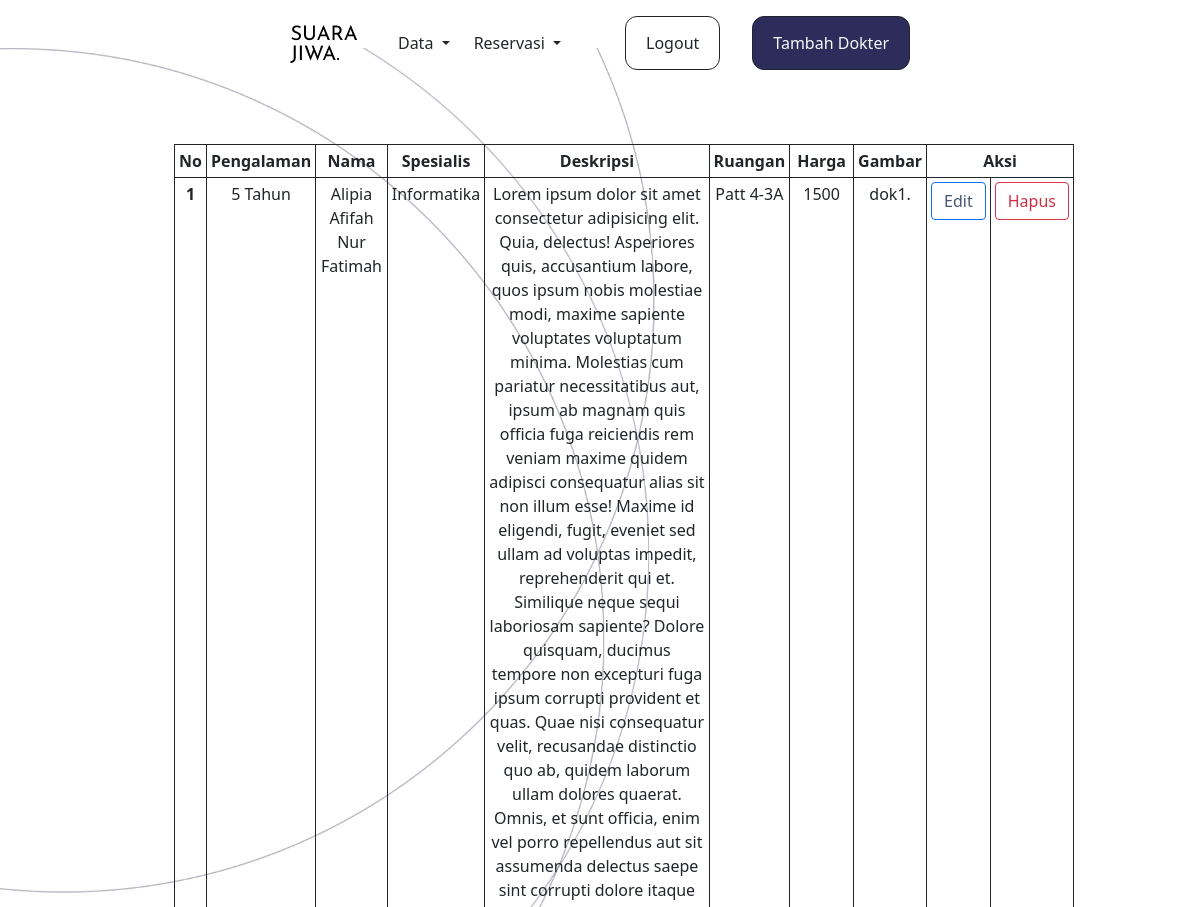
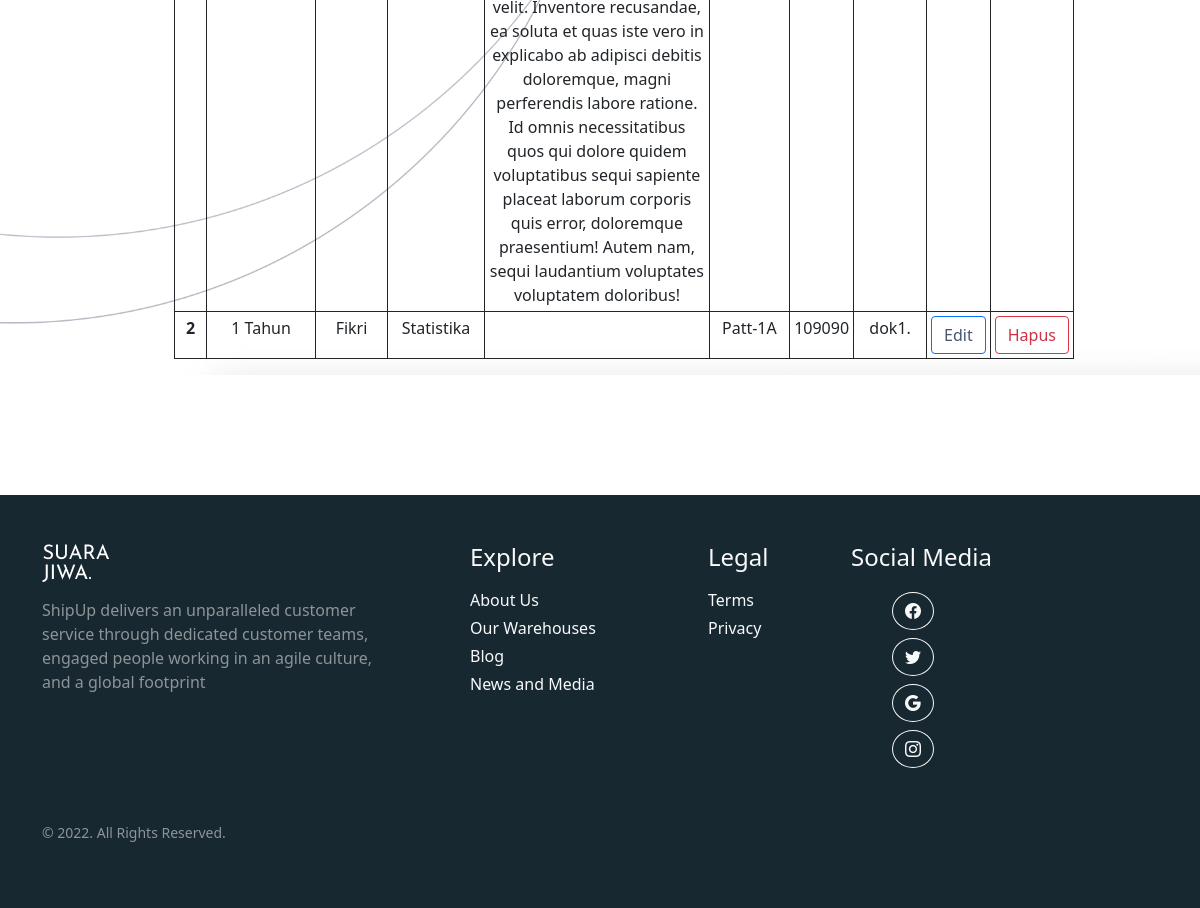
The app's page /admin/DPesan.php (signed in) with its own data (2 pictures, top to bottom).
### tables this page shows
CREATE TABLE `dokter` (
  `id_dokter` int(5) NOT NULL,
  `pengalaman` varchar(1) DEFAULT NULL,
  `nama` varchar(50) DEFAULT NULL,
  `spesialis` varchar(50) DEFAULT NULL,
  `deskripsi` varchar(8000) DEFAULT NULL,
  `ruangan` varchar(50) DEFAULT NULL,
  `harga` int(11) DEFAULT NULL,
  `gambar` varchar(5) NOT NULL
);

### admin/DPesan.php (the view, shortened to what this page needs)
<!DOCTYPE html>
<html lang="en">
  <head>
    <link rel="stylesheet" href="https://cdn.jsdelivr.net/npm/bootstrap-icons@1.5.0/font/bootstrap-icons.css" />
    <link href="https://cdn.jsdelivr.net/npm/bootstrap@5.0.2/dist/css/bootstrap.min.css" rel="stylesheet" />
    <link rel="stylesheet" href="../style.css" />
  </head>
  <body class="overflow-x-hidden">
    <nav id="nav1" class="navbar navbar-expand-lg bg-body-tertiary fixed-top pt-3">
      <div class="container-fluid">
        <div class="collapse navbar-collapse justify-content-center" id="navbarNavDropdown">
          <ul class="navbar-nav text-center d-flex align-items-center">
            <li class="nav-item ">
            <a href="idxAdmin.php"><img src="../gambar/sj.png" style="left: 5;" alt="" srcset=""><a class="navbar-brand" href="#"></a></a>
            </li>
            <li class="nav-item dropdown">
              <a class="nav-link dropdown-toggle text-dark ms-3" href="#" role="button" data-bs-toggle="dropdown" aria-expanded="false">
                Data
              </a>
            </li>
            <li class=" ms-2 nav-item dropdown">
              <a class="nav-link dropdown-toggle text-dark" href="#" role="button" data-bs-toggle="dropdown" aria-expanded="false">
              Reservasi
              </a>
            </li>
            <li class=" ms-2 nav-item">
              <button style="border-radius: 12px!important;" class="btn btn-outline-dark ms-5"><a class="nav-link active text-dark" aria-current="page" href="logout.php">Logout</a></button>
            </li>
            <li class=" ms-2 nav-item">
              <button style="border-radius: 12px!important;" class="btn btn-dark bg-dark ms-4"><a class="nav-link active text-light" aria-current="page" href="daftarDok.php">Tambah Dokter</a></button>
            </li>
          </ul>
        </div>
      </div>
    </nav>
    <section class=" mb-5 mt-5 pt-5 d-flex justify-content-center align-items-center" style="background-image: url(../gambar/bg.jpg); background-size: cover;">
    <table class="table table-bordered table-sm ms-5 w-75 border-dark mt-5 text-center">
  <thead>
    <tr>
      <th scope="col">No</th>
      <th scope="col">Pengalaman</th>
      <th scope="col">Nama</th>
      <th scope="col">Spesialis</th>
      <th scope="col">Deskripsi</th>
      <th scope="col">Ruangan</th>
      <th scope="col">Harga</th>
      <th scope="col">Gambar</th>
      <th colspan="2">Aksi</th>
    </tr>
  </thead>
  <tbody>
<?php
include '../koneksi.php';
$no = 1;
$data = mysqli_query($connect,"select * from dokter");
while($d = mysqli_fetch_array($data)){
?>
    <tr>
      <th scope="row"><?php echo $no++; ?></th>
      <td><?php echo $d['pengalaman']; ?> Tahun </td>
        <td><?php echo $d['nama']; ?></td>
      <td><?php echo $d['spesialis']; ?></td>
      <td><?php echo $d['deskripsi']; ?></td>
      <td><?php echo $d['ruangan']; ?></td>
      <td><?php echo $d['harga']; ?></td>
      <td><?php echo $d['gambar']; ?></td>
      <td><button type='button' class='btn btn-outline-primary'><a style='text-decoration: none; color:#465771;' href='update.php?id_dokter=<?=$d["id_dokter"]?>'>Edit</a></button></td>
        <td><button type='button' class='btn btn-outline-danger'><a style='text-decoration: none;color:#ce3046;' href='hapus.php?id_dokter=<?=$d["id_dokter"]?>'>Hapus</a></button></td>
    </tr>
<?php
}
?>
  </tbody>
</table>
    </section>
    <br><br><br>
      <div class="px-3 pb-5 footer" style="background-color: #182831!important;">
        <div class="container">
          <div class="row ">
            <div class="col-lg-4 col-xs-12 mt-5">
              <img src="gambar/sj.png" class="mb-3" alt="" srcset="" style="filter: invert(100%);">
              <p class="pr-5 text-white-50 mb-1">ShipUp delivers an unparalleled customer service through dedicated customer teams, engaged people working in an agile culture, and a global footprint</p>
            </div>
            <div class="col-lg-2 col-xs-12 mt-5 ms-5 links">
              <h4 class="mt-lg-0 mb-3 mt-sm-3 text-light">Explore</h4>
              <ul class="m-0 p-0" style="list-style: none">
                <li class="mb-1"><a class="text-decoration-none text-light" href="profile.html">About Us</a></li>
                <li class="mb-1"><a class="text-decoration-none text-light" href="profile.html">Our Warehouses</a></li>
                <li class="mb-1"><a class="text-decoration-none text-light" href="profile.html">Blog</a></li>
                <li class="mb-1"><a class="text-decoration-none text-light" href="profile.html">News and Media</a></li>
                <br />
              </ul>
            </div>
            <div class="col-lg-1 col-xs-12 mt-5 ms-5 location">
              <h4 class="mt-lg-0 mb-3 mt-sm-4 text-light">Legal</h4>
              <ul class="m-0 p-0" style="list-style: none">
                <li class="mb-1"><a class="text-decoration-none text-light" href="profile.html">Terms</a></li>
                <li class="mb-1"><a class="text-decoration-none text-light" href="profile.html">Privacy</a></li>
                <br />
              </ul>
            </div>
            <div class="col-lg-3 col-xs-12 mt-5 ms-5 lsocial">
              <h4 class="mt-lg-0 mb-3 mt-sm-4 text-light">Social Media</h4>
              <div class="icon d-inline">
              <div class="col-md-5 col-lg-4 ml-lg-0 text-center text-md-end">
                <a
                   class="btn btn-outline-light rounded-circle m-1"
                   class="text-white"
                   role="button"
                   ><i class="bi bi-facebook"></i
                  ></a>
                <a
                   class="btn btn-outline-light rounded-circle m-1"
                   class="text-white"
                   role="button"
                   ><i class="bi bi-twitter"></i
                  ></a>
                <a
                   class="btn btn-outline-light rounded-circle m-1"
                   class="text-white"
                   role="button"
                   ><i class="bi bi-google"></i
                  ></a>
                <a
                   class="btn btn-outline-light rounded-circle m-1"
                   class="text-white"
                   role="button"
                   ><i class="bi bi-instagram"></i
                  ></a>
              </div>
            </div>
            </div>
          </div>
          <div class="row mt-5">
            <div class="col copyright">
              <p class=""><small class="text-white-50">© 2022. All Rights Reserved.</small></p>
            </div>
          </div>
        </div>
      </div>
  </body>
</html>

### style.css (style rules this page uses)
.bg-dark { background-color: #2C2D5B !important; }

### records on screen
dokter: pengalaman "5", nama "Alipia Afifah Nur Fatimah", spesialis "Informatika", deskripsi "Lorem ipsum dolor sit amet consectetur adipisicing elit. Quia, delectus! Asperiores quis, accusantium labore, quos ipsum nobis molestiae modi, maxime sapiente voluptates voluptatum minima. Molestias cum pariatur necessitatibus aut, ipsum ab magnam quis officia fuga reiciendis rem veniam maxime quidem adipisci consequatur alias sit non illum esse! Maxime id eligendi, fugit, eveniet sed ullam ad voluptas impedit, reprehenderit qui et. Similique neque sequi laboriosam sapiente? Dolore quisquam, ducimus tempore non excepturi fuga ipsum corrupti provident et quas. Quae nisi consequatur velit, recusandae distinctio quo ab, quidem laborum ullam dolores quaerat. Omnis, et sunt officia, enim vel…", ruangan "Patt 4-3A", harga "1500", gambar "dok1."
dokter: pengalaman "1", nama "Fikri", spesialis "Statistika", ruangan "Patt-1A", harga "109090", gambar "dok1."
